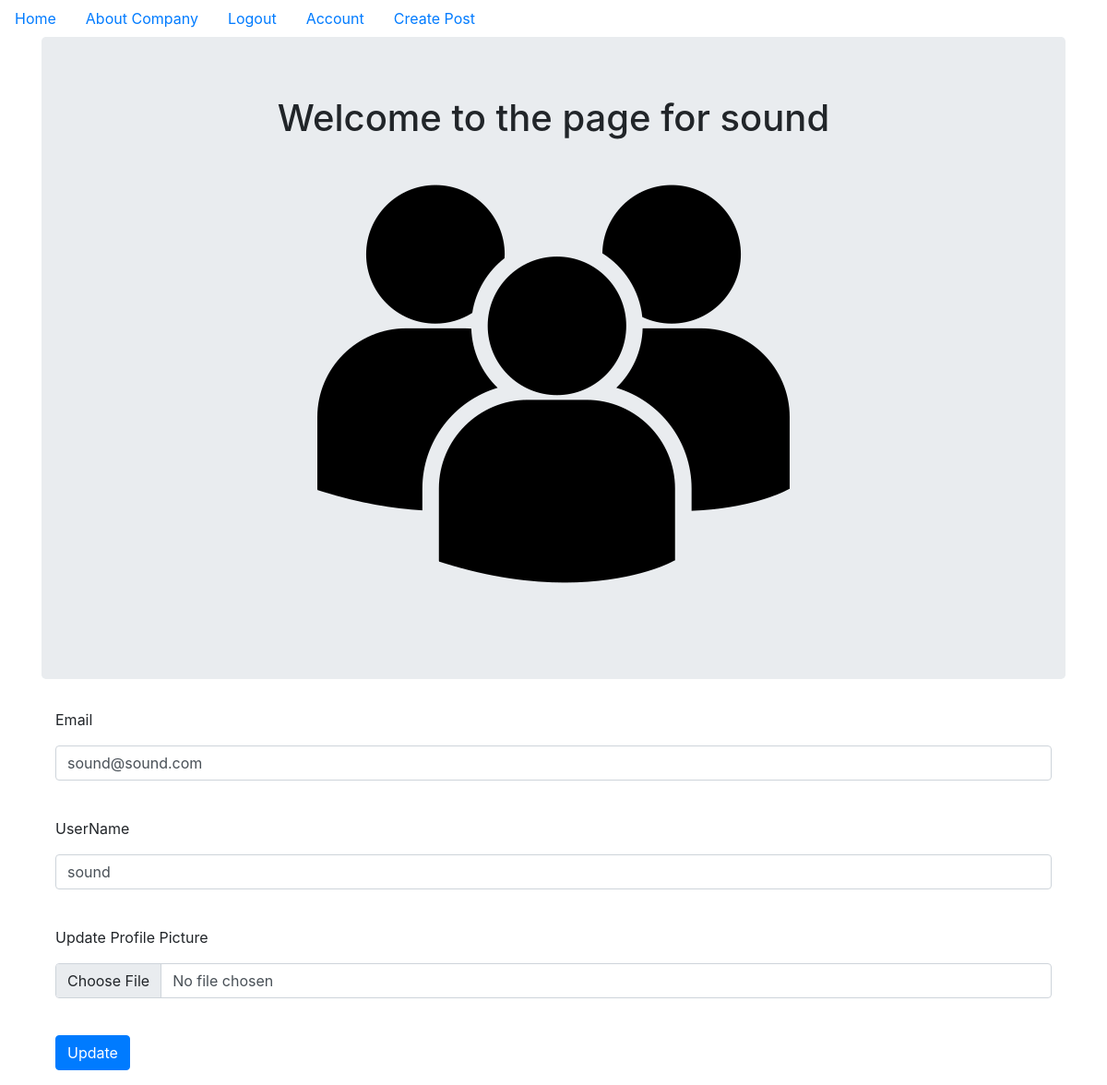
/account (signed in), run on the app's committed database.
### myblog/models.py (models this page shows, shortened)
class User(db.Model,UserMixin):
    __tablename__='users'
    id=db.Column(db.Integer,primary_key=True)
    profile_image=db.Column(db.String(20), nullable=False, default='default_profile.png')
    email=db.Column(db.String(64),unique=True,index=True)
    username=db.Column(db.String(64),unique=True,index=True)
    password_hash=db.Column(db.String(128))
    posts=db.relationship('BlogPost',backref='author',lazy=True)

### myblog/users/views.py (the view)
@users.route("/account", methods=['GET', 'POST'])
@login_required
def account():
    form = UpdateUserForm()
    if form.validate_on_submit():
        print(form)
        if form.picture.data:
            username = current_user.username
            pic = add_profile_pic(form.picture.data,username)
            current_user.profile_image = pic
        current_user.username = form.username.data
        current_user.email = form.email.data
        db.session.commit()
        flash('User Account Updated')
        return redirect(url_for('users.account'))
    elif request.method == 'GET':
        form.username.data = current_user.username
        form.email.data = current_user.email
    profile_image = url_for('static', filename='profile_pics/' + current_user.profile_image)
    return render_template('account.html', profile_image=profile_image, form=form)

### myblog/users/forms.py
class UpdateUserForm(FlaskForm):
    email=StringField('Email',validators=[DataRequired(),Email()])
    username=StringField('UserName',validators=[DataRequired()])
    picture=FileField('Update Profile Picture',validators=[FileAllowed(['jpg','png'])])
    submit=SubmitField('Update')

### myblog/models.py (called while the page is built)
@login_manager.user_loader
def load_user(user_id):
    return User.query.get(user_id)

### myblog/templates/account.html (shortened to what this page needs)
{% extends "base.html" %}
{% block content %}
<div class='jumbotron'>
<div align='center'>
    <h1>Welcome to the page for {{current_user.username}}</h1>
    <img align='center' src="{{url_for('static',filename='profile_pics/'+current_user.profile_image)}}" alt="">
</div>
</div>
<div class='container'>
<form method="POST" action="" enctype="multipart/form-data">
<div class="form-group">
{{form.email.label(class='form-group')}}{{form.email(class='form-control')}}<br>
</div>
<div class="form-group">
{{form.username.label(class='form-group')}}{{form.username(class='form-control')}}<br>
</div><div class="form-group">
{{form.picture.label(class='form-group')}}{{form.picture(class='form-control')}}<br>
</div><div class="form-group">
{{form.submit(class='btn btn-primary')}}<br>
</div>
</form>
</div>
{% endblock %}

### data on the page
User: username "sound", profile_image (placeholder picture), email "sound@sound.com"
